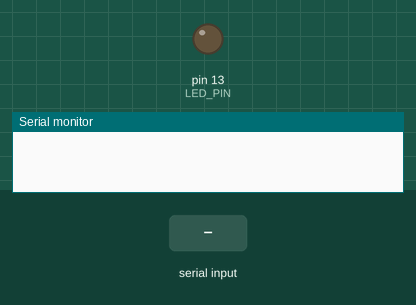
The sketch below on a simulated Arduino Uno, built with avr-gcc and run on an emulated ATmega328P. On the bench: output pins drawn as LEDs (lit = HIGH), the last lines printed to the serial monitor. Inputs (shaded band) come from the test bench.

Above: at 1.2 s.
1.3 s: "0" received over the second serial link
At 2.2 s:
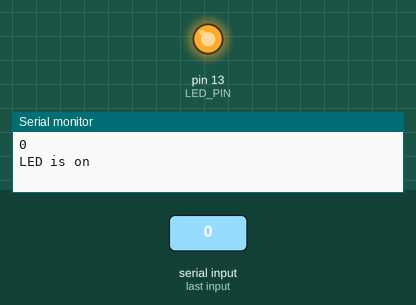
2.8 s: "1" received over the second serial link
At 3.4 s:
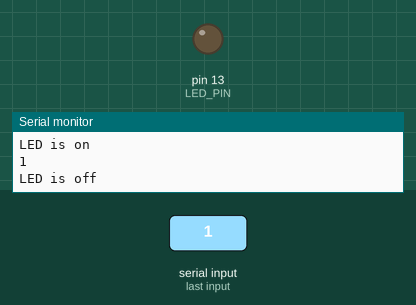
Timing chart, 0 to 5.8 s (numbered marks = the images above; inputs shaded):
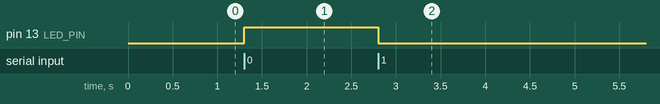

Measured:
- after the input at 1.3 s, pin 13 (LED_PIN): LOW → HIGH at once
- after the input at 2.8 s, pin 13 (LED_PIN): HIGH → LOW at once

The sketch:

arduino.ino
```cpp
#include <SoftwareSerial.h> // Thư viện cho cổng nối tiếp mềm
#define RX_PIN 10 // Chân RX của cổng nối tiếp mềm
#define TX_PIN 11 // Chân TX của cổng nối tiếp mềm
#define LED_PIN 13 // Chân kết nối với led

SoftwareSerial mySerial(RX_PIN, TX_PIN); // Tạo một đối tượng cổng nối tiếp mềm

void setup() {
  Serial.begin(9600); // Khởi tạo cổng nối tiếp cứng với tốc độ baud là 9600
  mySerial.begin(9600); // Khởi tạo cổng nối tiếp mềm với tốc độ baud là 9600
  pinMode(LED_PIN, OUTPUT); // Đặt chân kết nối với led là chân đầu ra
}

void loop() {
  if (mySerial.available()) { // Nếu có dữ liệu từ cổng nối tiếp mềm
    char c = mySerial.read(); // Đọc ký tự điều khiển
    mySerial.println(c); // In ra ký tự điều khiển qua cổng nối tiếp mềm
    Serial.println(c); // In ra ký tự điều khiển qua cổng nối tiếp cứng
    if (c == '0') { // Nếu ký tự là '0'
      // Bật led
      digitalWrite(LED_PIN, HIGH);
      Serial.println("LED is on"); // In trạng thái led qua cổng nối tiếp cứng
    }
    else if (c == '1') { // Nếu ký tự là 'f'
      // Tắt led
      digitalWrite(LED_PIN, LOW);
      Serial.println("LED is off"); // In trạng thái led qua cổng nối tiếp cứng
    }
    else { // Nếu ký tự khác
      // Không làm gì
      Serial.println("Invalid command"); // In báo lỗi qua cổng nối tiếp cứng
    }
  }
}
```
